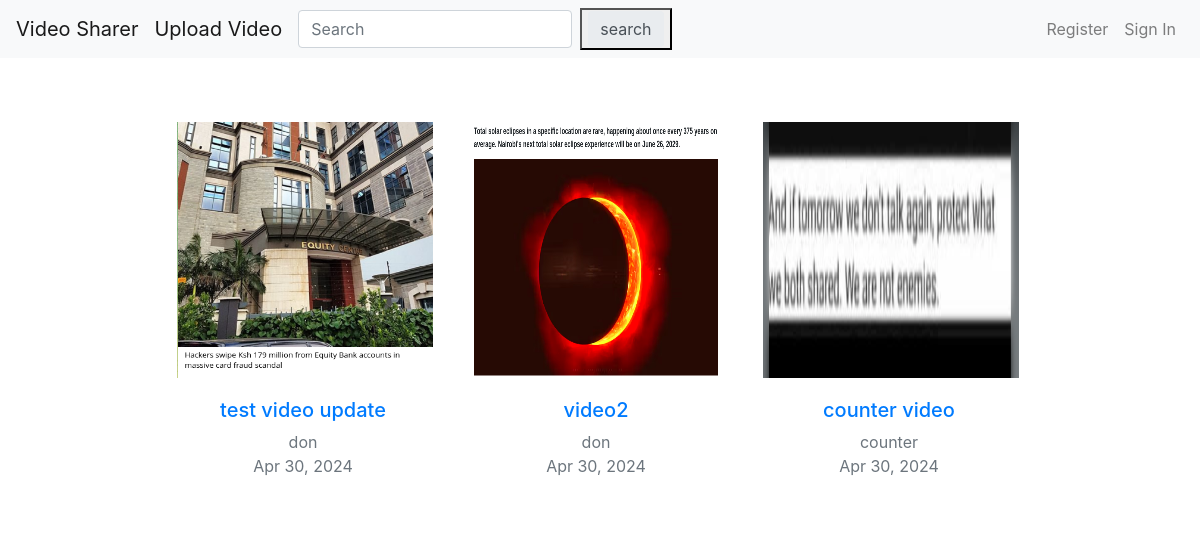
Before: / with the older database file.
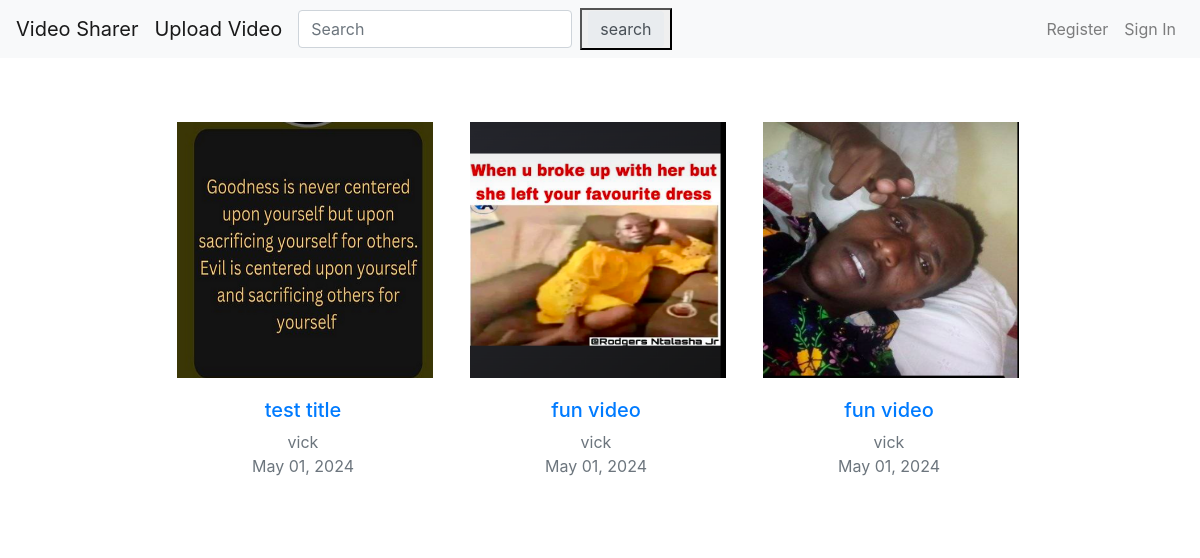
After: the same page with the newer database file.
### video/models.py (models this page shows)
class Video(models.Model):
    uploader=models.ForeignKey(User, on_delete=models.CASCADE)
    title=models.CharField(max_length=100)
    description=models.TextField()
    video_file=models.FileField(upload_to='uploads/video_files', validators=[FileExtensionValidator(allowed_extensions=['mp4'])])
    thumbnail=models.FileField(upload_to='uploads/thumbnails', validators=[FileExtensionValidator(allowed_extensions=['jpg','png','jpeg'])])
    date_posted=models.DateTimeField(default=timezone.now)
    category=models.ForeignKey('Category',on_delete=models.CASCADE)

### video/views.py (the view)
# urls.py: path('', index.as_view(), name='index'),
class index(ListView):
    model = Video
    template_name = 'video/index.html'
    order_by = '-date_posted'

### video/templates/video/index.html
{% extends 'video/base.html' %}
{% block content %}
<div class="container">
    <div class="row justify-content-center">
        {% for object in object_list %}
        <div class="card col-md-3 col-sm-12 mr-md-2 mt-5 p-3 border-0">
            <a href="{% url 'video-detail' object.pk %}"><img src="/media/{{ object.thumbnail }}" width="256" height="256"></a>
            <div class="card-body">
                <a class="link-text" href="{% url 'video-detail' object.pk %}"><h5 class="text-center">{{ object.title }}</h5></a>
                <p class="text-muted text-center m-0">{{object.uploader}}</p>
                <p class="text-muted text-center">{{object.date_posted| date:"M d, Y"}}</p>
            </div>
        </div>
        {% endfor %}
    </div>
</div>
{% endblock %}

### video/templates/video/base.html (shortened to what this page needs)
<!doctype html>
<html lang="en">
  <head>
    <link rel="stylesheet" href="https://stackpath.bootstrapcdn.com/bootstrap/4.5.0/css/bootstrap.min.css">
    <link href="https://unpkg.com/@videojs/themes@1/dist/sea/index.css" rel="stylesheet">
    <link href="https://vjs.zencdn.net/7.8.3/video-js.css" rel="stylesheet" />
  </head>
  <body>
    {% include 'video/navigation.html' %}
    {% block content %}
    {% endblock content %}
  </body>
</html>

### video/templates/video/navigation.html (shortened to what this page needs)
<nav class="navbar navbar-expand-lg navbar-light bg-light">
  <a class="navbar-brand" href="{% url 'index' %}">Video Sharer</a>
  <a class="navbar-brand" href="{% url 'video-create' %}">Upload Video</a>
  <div class="collapse navbar-collapse" id="navbarSupportedContent">
    <form class="form-inline my-2 my-lg-0 d-flex flex-row" method="GET" action="{% url 'video-search' %}">
      <input class="form-control mr-sm-2" type="search" name="q" placeholder="Search" aria-label="Search" value="{{ request.GET.q }}">
      <button class="search-button" type="submit">
        <span class="input-group-text border-0" id="search-addon">
         search
        </span>
      </button>
    </form>
    <ul class="navbar-nav">
      {% if user.is_authenticated %}
      <li class="nav-item">
          <a class="nav-link" href="{% url 'video-create' %}">Upload Video</a>
      </li>
      <li class="nav-item">
        <a class="nav-link" href="{% url 'account_logout' %}">Sign Out</a>
      </li>
      <li class="nav-item">
        <a class="nav-link" href="{% url 'profile' user.profile.pk %}"><img src="{{ user.profile.image.url }}" width="35" height="35" class="d-inline-block rounded-circle" alt="Profile"></a>
      </li>
      {% else %}
      <li class="nav-item">
          <a class="nav-link" href="{% url 'account_signup' %}">Register</a>
      </li>
      <li class="nav-item">
          <a class="nav-link" href="{% url 'account_login' %}">Sign In</a>
      </li>
      {% endif %}
    </ul>
  </div>
</nav>

Changed rows visible on the page:
changed Video: thumbnail: a different picture; title "test video update" → "test title"; uploader "don" → "vick"; date_posted "Apr 30, 2024" → "May 01, 2024"
changed Video (number 2 of 3 on the later page): thumbnail: a different picture; title "video2" → "fun video"; uploader "don" → "vick"; date_posted "Apr 30, 2024" → "May 01, 2024"
changed Video (number 3 of 3 on the later page): thumbnail: a different picture; title "counter video" → "fun video"; uploader "counter" → "vick"; date_posted "Apr 30, 2024" → "May 01, 2024"
